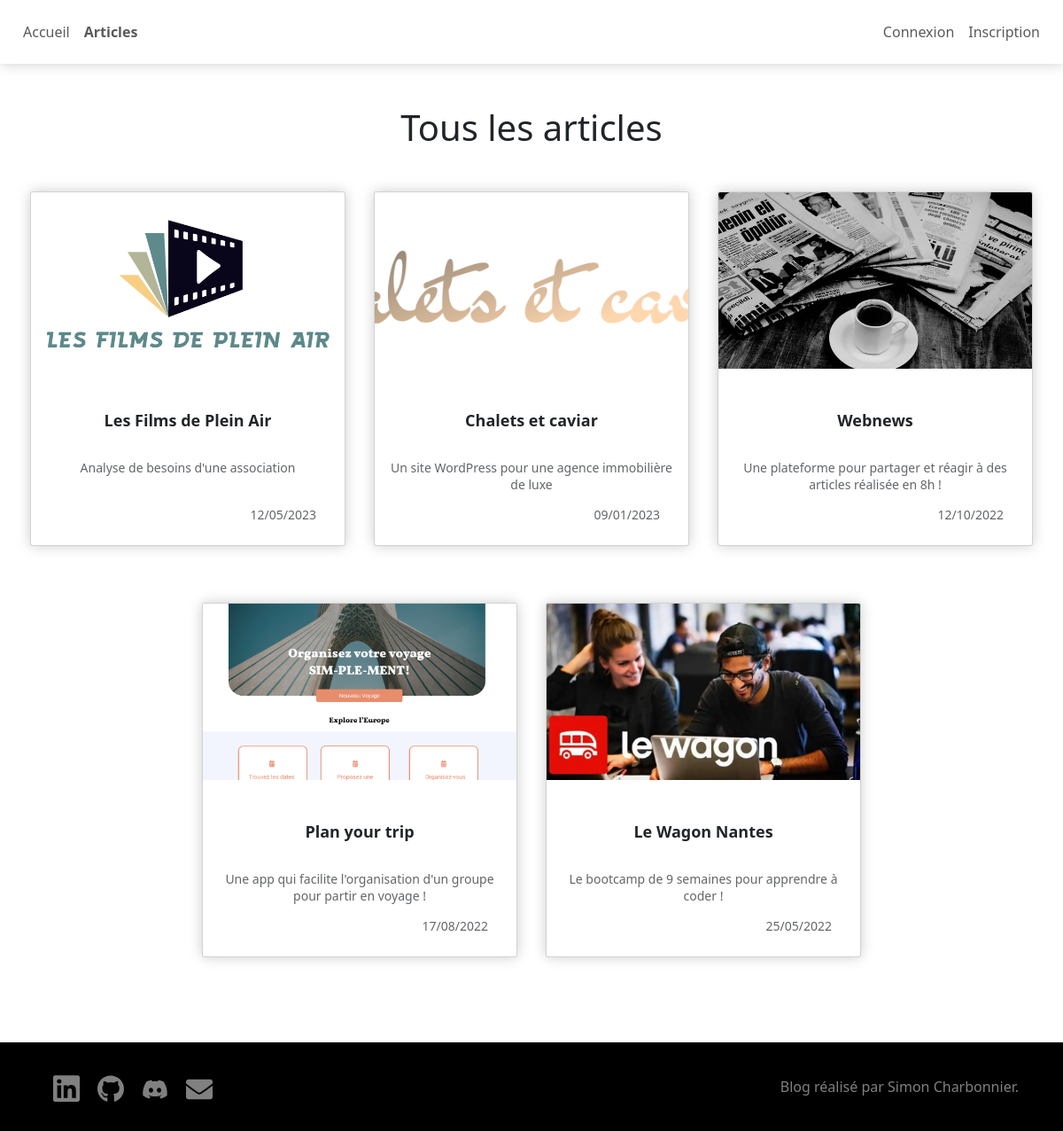
The app's page /?controller=post&action=index with its own data.
### tables this page shows
CREATE TABLE `Post` (
	`id` int(11) NOT NULL,
	`user_id` int(11) NOT NULL,
	`title` varchar(128) NOT NULL,
	`headline` varchar(255) NOT NULL,
	`content` text NOT NULL,
	`image` varchar(128) DEFAULT NULL,
	`created_at` date NOT NULL,
	`updated_at` date NOT NULL
);

### index.php (called while the page is built, shortened)
<?php
include_once 'app/views/layout/index.php';

### app/controllers/Post.php (called while the page is built, shortened)
<?php
require_once 'app/controllers/Controller.php';
require_once 'app/models/Post_model.php';
class Post extends Controller
{
	public function index() : void
	{
		try {
			$postModel = new Post_model();
			$posts = $postModel->getAll();
			include_once 'app/views/post/index.php';
		} catch(Exception $e) {
			header("Location: " . PATH . "?controller=home&action=index&error=" . $e->getMessage());
			exit;
		}
	}
}

### app/models/Model.php (called while the page is built, shortened)
<?php
class Model
{
	public function __construct()
	{
		try {
			$this->database = new PDO('mysql:host='.DB_HOST.';dbname='.DB_NAME.';charset=utf8',
				DB_USER,
				DB_PASSWORD,
				[PDO::ATTR_ERRMODE => PDO::ERRMODE_EXCEPTION]);
			}
		catch (Exception $e) {
			die('Erreur : '.$e->getMessage());
		}
	}
}

### app/models/Post_model.php (called while the page is built, shortened)
<?php
require_once 'app/models/Model.php';
class Post_model extends Model
{
	public function getAll()
	{
		$sql = "SELECT * FROM Post ORDER BY updated_at DESC";
		$query = $this->database->prepare($sql);
		$query->execute();
		return $query->fetchAll();
	}
}

### app/controllers/Controller.php (called while the page is built, shortened)
<?php
class Controller
{
	public function formatDate($date)
	{
		$date = explode('-', $date);
		return $date[2] . '/' . $date[1] . '/' . $date[0];
	}
}

### app/views/post/index.php (the view)
<link rel="stylesheet" href="assets/css/posts.css">
<link rel="stylesheet" href="assets/css/card.css">
<?php include_once('app/views/components/header.php'); ?>
<div class="container">
  <div class="row posts">
    <h1>Tous les articles</h1>
    <div class="col-md-12">
      <div class="row">
        <?php foreach ($posts as $i => $post) : ?>
          <div class="col-10 col-md-4">
            <a href="?controller=post&action=detail&id=<?= $post['id'] ?>">
              <div class="card">
                <?php if ($post['image']) : ?>
                  <img src="assets/img/post/<?= $post['image'] ?>" alt="">
                <?php endif; ?>
                <div class="card-infos <?= $post['image'] ? '' : 'no-image' ?>">
                  <h3><?= $post['title'] ?></h3>
                  <p><?= $post['headline'] ?></p>
                </div>
                <div class="card-footer">
                  <p><?= $this->formatDate($post['updated_at']) ?></p>
                </div>
              </div>
            </a>
          </div>
        <?php endforeach; ?>
      </div>
    </div>
  </div>
</div>
<?php include_once('app/views/components/footer.php'); ?>

### app/views/layout/index.php (shortened to what this page needs)
<!DOCTYPE html>
<html lang="en">
  <head>
    <link href="https://cdn.jsdelivr.net/npm/bootstrap@5.3.0-alpha2/dist/css/bootstrap.min.css" rel="stylesheet">
    <link rel="stylesheet" href="assets/css/global.css">
  </head>
  <body>
    <?php $instance->$action(); ?>
  </body>
</html>

### app/views/components/header.php (shortened to what this page needs)
<div class="navbar">
  <ul class="navbar-nav">
    <div class="navbar-part left">
      <li class="nav-item" controller="home" action="index">
        <a class="nav-link" href="?controller=home&action=index">Accueil</a>
      </li>
      <li class="nav-item" controller="post" action="index">
        <a class="nav-link" href="?controller=post&action=index">Articles</a>
      </li>
    </div>
    <div class="navbar-part right">
      <?php if ($_SESSION['is_logged'] === false) : ?>
        <li class="nav-item" controller="user" action="login" form="login">
          <a class="nav-link" href="?controller=user&action=login&form=login">Connexion</a>
        </li>
        <li class="nav-item" controller="user" action="login" form="signup">
          <a class="nav-link" href="?controller=user&action=login&form=signup">Inscription</a>
        </li>
      <?php endif; ?>
    </div>
  </ul>
</div>

### app/views/components/footer.php
<div class="footer">
  <div class="footer-links">
    <li>
      <a href="https://www.linkedin.com/in/simoncharbonnier/" target="_blank">
        <img class="icon" src="assets/img/icons/linkedin.svg" alt="">
      </a>
    </li>
    <li>
      <a href="https://github.com/Simoncharbonnier" target="_blank">
        <img class="icon" src="assets/img/icons/github.svg" alt="">
      </a>
    </li>
    <li>
      <a href="https://discordapp.com/users/376153617306091533" target="_blank">
        <img class="icon" src="assets/img/icons/discord.svg" alt="">
      </a>
    </li>
    <li>
      <a href="?controller=home&action=index">
        <img class="icon" src="assets/img/icons/mail.svg" alt="">
      </a>
    </li>
  </div>
  <a class="footer-copyright" href="?controller=home&action=index">
    Blog réalisé par Simon Charbonnier.
  </a>
</div>

### assets/css/global.css (style rules this page uses)
body { position: relative; min-height: 100vh; padding-bottom: 100px; }
.container { padding: 3rem 0; }
p { margin: 0 0 0 0; }
a { color: inherit; text-decoration: none; }
.navbar { justify-content: flex-end; background: white; box-shadow: 0 0 15px rgba(0, 0, 0, 0.2); height: fit-content; padding: 8px; }
.navbar .nav-item { padding: 8px; }
.navbar .nav-item.active { font-weight: 600; }
.navbar-nav { flex-direction: row; justify-content: space-between; align-items: center; width: 100%; padding: 0 10px; }
.navbar-part { display: flex; justify-content: space-between; align-items: center; }
.footer-links img { width: 30px; }
.footer { position: absolute; bottom: 0; width: 100%; background-color: black; display: flex; align-items: center; justify-content: space-between; height: 100px; padding: 0 50px; color: white; }
.footer-links { display: flex; align-items: center; list-style: none; }
.footer a { opacity: 0.5; }
.footer-links a { color: black; text-decoration: none; font-size: 24px; padding: 10px; }

### assets/css/posts.css (style rules this page uses)
.posts { text-align: center; }
.posts .row { justify-content: center; }
.posts h1 { margin-bottom: 2rem; }
.posts .col-md-4 { padding: 1rem 1rem; }

### assets/css/card.css (style rules this page uses)
.card { overflow: hidden; height: 400px; background: white; box-shadow: 0 0 15px rgba(0, 0, 0, 0.2); position: relative; bottom: 0; transition: bottom 0.2s; border-radius: 3px; margin-bottom: 2rem; }
.card img { height: 50%; width: 100%; object-fit: cover; }
.card h3 { font-size: 18px; font-weight: bold; margin: 2rem 0; }
.card p { font-size: 14px; line-height: 1.4; opacity: 0.7; margin-bottom: 0; }
.card .card-infos { padding: 16px; }
.card .card-footer { position: absolute; bottom: 1rem; right: 1rem; background-color: inherit; border: none; }

### records on screen
post: image (picture), title "Les Films de Plein Air", headline "Analyse de besoins d'une association", updated_at "12/05/2023"
post: image (picture), title "Chalets et caviar", headline "Un site WordPress pour une agence immobilière de luxe", updated_at "09/01/2023"
post: image (picture), title "Webnews", headline "Une plateforme pour partager et réagir à des articles réalisée en 8h !", updated_at "12/10/2022"
post: image (picture), title "Plan your trip", headline "Une app qui facilite l'organisation d'un groupe pour partir en voyage !", updated_at "17/08/2022"
post: image (picture), title "Le Wagon Nantes", headline "Le bootcamp de 9 semaines pour apprendre à coder !", updated_at "25/05/2022"
